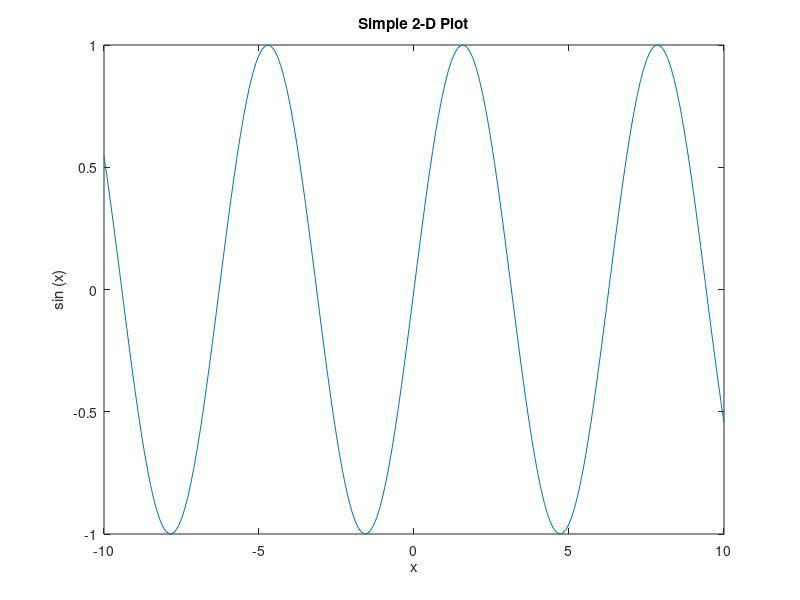

MATLAB code to generate this figure:
x = -10:0.1:10; % Create an evenly-spaced vector from -10..10
y = sin (x);    % y is also a vector
plot (x, y);
title ("Simple 2-D Plot");
xlabel ("x");
ylabel ("sin (x)");